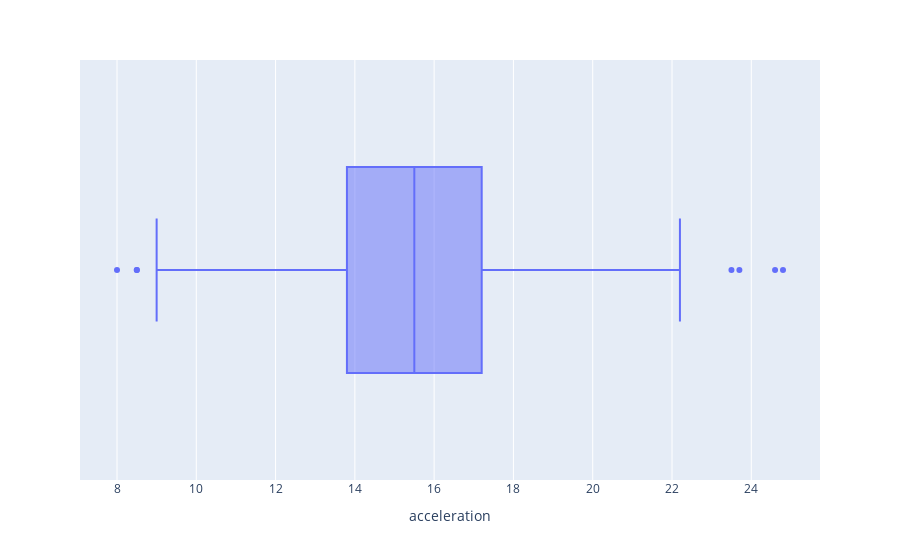

The notebook cell saved with this chart:
### Code cell
px.box(auto_df,x="acceleration")

### Figure 1 — Plotly figure (JSON) as saved in the notebook; plotly's stock layout.template omitted (floating-point values rounded to 4 significant figures; data arrays with more than 128 entries replaced by an {"elided": "..."} marker saying what was removed)
{"data": [{"alignmentgroup": "True", "hovertemplate": "acceleration=%{x}<extra></extra>", "legendgroup": "", "marker": {"color": "#636efa"}, "name": "", "notched": false, "offsetgroup": "", "orientation": "h", "showlegend": false, "type": "box", "x": {"elided": "398 float values"}, "x0": " ", "xaxis": "x", "y0": " ", "yaxis": "y"}], "layout": {"boxmode": "group", "legend": {"tracegroupgap": 0}, "margin": {"t": 60}, "xaxis": {"anchor": "y", "domain": [0, 1], "title": {"text": "acceleration"}}, "yaxis": {"anchor": "x", "domain": [0, 1]}}}
